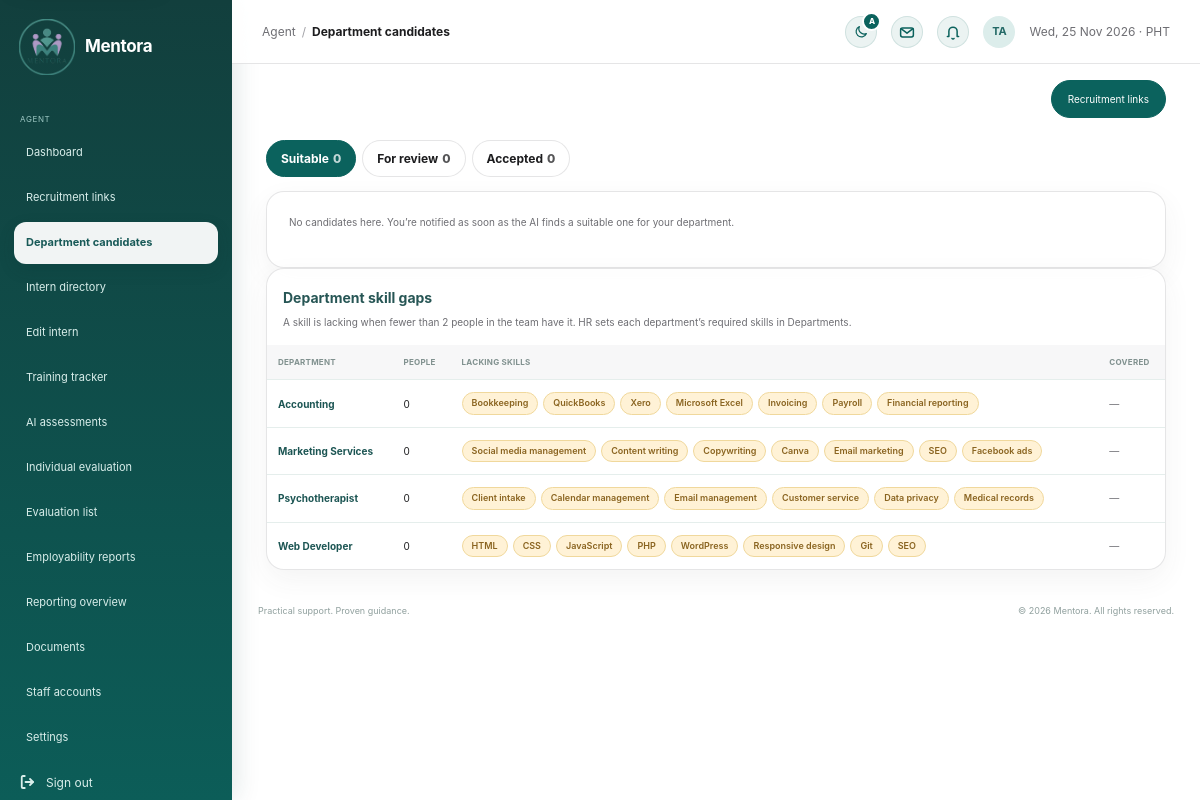
Screenshot of /agent/candidates.php (signed in) with the database file from the repository.
### tables this page shows
CREATE TABLE `departments` (
  `id` int(10) UNSIGNED NOT NULL,
  `name` varchar(120) NOT NULL,
  `description` varchar(255) NOT NULL DEFAULT '',
  `required_skills` text DEFAULT NULL,
  `created_at` timestamp NOT NULL DEFAULT current_timestamp()
);

### includes/workflow.php (called while the page is built, shortened)
<?php
function mentora_h(mixed $value): string
{
    return htmlspecialchars((string) $value, ENT_QUOTES | ENT_SUBSTITUTE, 'UTF-8');
}
    ?>

### ai/skills.php (called while the page is built, shortened)
<?php
function mentora_parse_skill_list(?string $value): array
{
    $skills = [];
    foreach (preg_split('/[,;\n]+/', (string) $value) ?: [] as $skill) {
        $skill = mb_substr(trim(preg_replace('/\s+/u', ' ', $skill) ?? ''), 0, 60);
        if ($skill !== '' && !isset($skills[mb_strtolower($skill)])) {
            $skills[mb_strtolower($skill)] = $skill;
        }
    }
    return array_slice(array_values($skills), 0, 30);
}
function mentora_skill_vocabulary(PDO $pdo): array
{
    $vocabulary = mentora_skill_dictionary();
    return $vocabulary;
}
function mentora_canonical_skill(string $skill, array $vocabulary): string
{
    $lower = mb_strtolower(trim($skill));
    foreach ($vocabulary as $name => $phrases) {
        if (mb_strtolower($name) === $lower || in_array($lower, $phrases, true)) {
            return $name;
        }
    }
    return trim($skill);
}
function mentora_department_skill_map(PDO $pdo, bool $fresh = false): array
{
    $vocabulary = mentora_skill_vocabulary($pdo);
    $map = [];
    foreach ($pdo->query('SELECT id, name, required_skills FROM departments ORDER BY name')->fetchAll() as $department) {
        $required = array_values(array_unique(array_map(
            static fn(string $skill): string => mentora_canonical_skill($skill, $vocabulary),
            mentora_parse_skill_list($department['required_skills'])
        )));
        $map[(int) $department['id']] = [
            'id' => (int) $department['id'],
            'name' => $department['name'],
            'required' => $required,
            'coverage' => array_fill_keys($required, 0),
            'lacking' => [],
            'people' => 0,
        ];
    }
    return $map;
}

### includes/screening.php (the view, shortened to what this page needs)
<?php
require_once __DIR__ . '/workflow.php';
function mentora_skill_chips(array $skills, array $highlight = [], string $empty = 'None found'): string
{
    if (!$skills) {
        return '<small class="panel-subtitle">' . mentora_h($empty) . '</small>';
    }
    $lower = array_map('mb_strtolower', $highlight);
    $html = '<span class="skill-chips">';
    foreach ($skills as $skill) {
        $isGap = in_array(mb_strtolower((string) $skill), $lower, true);
        $html .= '<span class="skill-chip' . ($isGap ? ' is-gap' : '') . '"' . ($isGap ? ' title="A skill this department is lacking"' : '') . '>' . mentora_h($skill) . '</span>';
    }
    return $html . '</span>';
}
    ?>
    <?php
function mentora_render_skill_gaps(array $map, string $title = 'Department skill gaps'): void
{
    ?>
    <section class="admin-panel data-panel skill-gap-panel">
        <h2><?= mentora_h($title) ?></h2>
        <p class="panel-subtitle">A skill is lacking when fewer than <?= MENTORA_SKILL_TARGET ?> people in the team have it. HR sets each department’s required skills in Departments.</p>
        <table class="admin-table">
            <thead><tr><th>Department</th><th>People</th><th>Lacking skills</th><th>Covered</th></tr></thead>
            <tbody>
            <?php foreach ($map as $department): $covered = array_values(array_diff($department['required'], $department['lacking'])); ?>
                <tr>
                    <td><?= mentora_h($department['name']) ?></td>
                    <td><?= (int) $department['people'] ?></td>
                    <td><?= $department['required']
                        ? mentora_skill_chips($department['lacking'], $department['lacking'], 'No gaps')
                        : '<small class="panel-subtitle">No required skills set</small>' ?></td>
                    <td><?= mentora_skill_chips($covered, [], '—') ?></td>
                </tr>
            <?php endforeach; ?>
            </tbody>
        </table>
    </section>
    <?php
}

### assets/css/admin.css (style rules this page uses)
:root { --admin-ink: #155d5c; }
.admin-body, .applicant-body { --workspace-blue: var(--mentora-teal); --workspace-bg: #f5f5f7; --workspace-surface: rgba(255, 255, 255, 0.86); --workspace-line: rgba(60, 60, 67, 0.13); --workspace-muted: #6e6e73; background: radial-gradient(circle at 100% 0, rgba(120, 213, 204, 0.18), transparent 25rem), var(--workspace-bg); color: #1d1d1f; font-family: -apple-system, BlinkMacSystemFont, "SF Pro Display", "SF Pro Text", "Segoe UI", sans-serif; font-size: 12px; }
.metric-card, .admin-panel, .pathway-card { background: var(--workspace-surface); border: 1px solid var(--workspace-line); border-radius: 18px; box-shadow: 0 10px 28px rgba(60, 60, 67, 0.06); }
.metric-card, .admin-panel { padding: 22px; }
.admin-panel h2 { color: #275655; font-size: 14px; margin: 0 0 4px; }
.panel-subtitle { color: var(--workspace-muted); font-size: 10px; margin: 0 0 15px; }
.data-panel { overflow: hidden; padding: 0; }
.admin-table { border-collapse: collapse; font-size: 10px; width: 100%; }
.admin-table th { background: rgba(245, 245, 247, 0.8); color: #80918f; font-size: 8px; letter-spacing: 0.03em; padding: 11px; text-align: left; text-transform: uppercase; }
.admin-table td { border-top: 1px solid #e5eeec; padding: 12px 11px; }
.admin-table td:first-child { color: #1c5553; font-weight: bold; }
.admin-panel, .pathway-card { transition: border-color 220ms ease, box-shadow 220ms ease; }
.admin-panel h2, .pathway-card h2, .pathway-card h3 { transition: color 220ms ease; }
.admin-table tbody td { transition: background 160ms ease; }
.skill-chips { display: flex; flex-wrap: wrap; gap: 5px; }
.skill-chip { background: #eef4f3; border: 1px solid #dbe8e6; border-radius: 999px; color: #355e5b; font-size: 9px; padding: 3px 9px; }
.skill-chip.is-gap { background: #fff2d6; border-color: #f0d89c; color: #8a6420; font-weight: 600; }

### assets/css/settings.css (style rules this page uses)
body { --ui-radius-card: 18px; --ui-radius-control: 999px; --ui-radius-item: 12px; --settings-card-solid: #fff; }
.admin-table td small { color: var(--workspace-muted, #6e6e73); }
.admin-panel.data-panel > h2 { padding: 18px 16px 0; }
.admin-panel.data-panel > .panel-subtitle { padding: 0 16px; }

### rows the page displays
departments: name "Accounting", people "0", skill "Bookkeeping", skill "QuickBooks", skill "Xero", skill "Microsoft Excel", skill "Invoicing", skill "Payroll", skill "Financial reporting"
departments: name "Marketing Services", people "0", skill "Social media management", skill "Content writing", skill "Copywriting", skill "Canva", skill "Email marketing", skill "SEO", skill "Facebook ads"
departments: name "Psychotherapist", people "0", skill "Client intake", skill "Calendar management", skill "Email management", skill "Customer service", skill "Data privacy", skill "Medical records"
departments: name "Web Developer", people "0", skill "HTML", skill "CSS", skill "JavaScript", skill "PHP", skill "WordPress", skill "Responsive design", skill "Git", skill "SEO"

### other values shown
$e($label) "Dashboard"
$e($label) "Recruitment links"
$e($label) "Department candidates"
$e($label) "Intern directory"
$e($label) "Edit intern"
$e($label) "Training tracker"
$e($label) "AI assessments"
$e($label) "Individual evaluation"
$e($label) "Evaluation list"
$e($label) "Employability reports"
$e($label) "Reporting overview"
$e($label) "Documents"
$e($label) "Staff accounts"
$e($label) "Settings"
$e($crumbTitle) "Department candidates"
